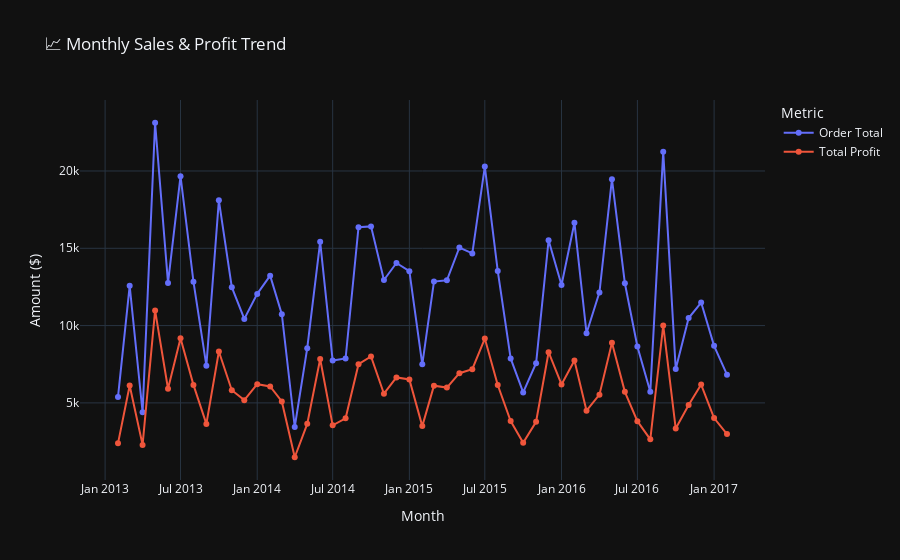

Write notebook code for a chart like this one.
### Code cell
import plotly.express as px
import pandas as pd

# فرض میکنیم ستون 'Order Date' از نوع datetime هست
df['Order Month'] = df['Order Date'].dt.to_period('M').astype(str)

# محاسبه مجموع فروش و سود در هر ماه
monthly = df.groupby('Order Month')[['Order Total','Total Profit']].sum().reset_index()

# ساخت نمودار خطی اینترکتیو
fig = px.line(
    monthly,
    x='Order Month',
    y=['Order Total', 'Total Profit'],
    markers=True,
    title='📈 Monthly Sales & Profit Trend',
    labels={'value': 'Amount ($)', 'Order Month': 'Month'},
)

# ظاهر بهتر محور و عنوانها
fig.update_layout(
    xaxis_title='Month',
    yaxis_title='Amount ($)',
    legend_title='Metric',
    template='plotly_dark',
    hovermode='x unified'
)

# هاور فقط با عدد (بدون ماه و بدون متن اضافی)
fig.data[0].hovertemplate = '$%{y:,.2f}<extra></extra>'
fig.data[1].hovertemplate = '$%{y:,.2f}<extra></extra>'

fig.show()

### Figure 1 — Plotly figure (JSON) as saved in the notebook; plotly's stock layout.template omitted (floating-point values rounded to 4 significant figures)
{"data": [{"hovertemplate": "$%{y:,.2f}<extra></extra>", "legendgroup": "Order Total", "line": {"color": "#636efa", "dash": "solid"}, "marker": {"symbol": "circle"}, "mode": "lines+markers", "name": "Order Total", "orientation": "v", "showlegend": true, "type": "scatter", "x": ["2013-02", "2013-03", "2013-04", "2013-05", "2013-06", "2013-07", "2013-08", "2013-09", "2013-10", "2013-11", "2013-12", "2014-01", "2014-02", "2014-03", "2014-04", "2014-05", "2014-06", "2014-07", "2014-08", "2014-09", "2014-10", "2014-11", "2014-12", "2015-01", "2015-02", "2015-03", "2015-04", "2015-05", "2015-06", "2015-07", "2015-08", "2015-09", "2015-10", "2015-11", "2015-12", "2016-01", "2016-02", "2016-03", "2016-04", "2016-05", "2016-06", "2016-07", "2016-08", "2016-09", "2016-10", "2016-11", "2016-12", "2017-01", "2017-02"], "xaxis": "x", "y": [5383.0, 12570.0, 4394.0, 23120.0, 12760.0, 19670.0, 12840.0, 7406.0, 18110.0, 12490.0, 10430.0, 12050.0, 13230.0, 10730.0, 3440.0, 8541.0, 15420.0, 7741.0, 7872.0, 16370.0, 16420.0, 12950.0, 14050.0, 13520.0, 7498.0, 12850.0, 12930.0, 15050.0, 14670.0, 20290.0, 13540.0, 7877.0, 5677.0, 7563.0, 15520.0, 12630.0, 16650.0, 9505.0, 12150.0, 19470.0, 12740.0, 8644.0, 5715.0, 21250.0, 7197.0, 10490.0, 11490.0, 8688.0, 6824.0], "yaxis": "y"}, {"hovertemplate": "$%{y:,.2f}<extra></extra>", "legendgroup": "Total Profit", "line": {"color": "#EF553B", "dash": "solid"}, "marker": {"symbol": "circle"}, "mode": "lines+markers", "name": "Total Profit", "orientation": "v", "showlegend": true, "type": "scatter", "x": ["2013-02", "2013-03", "2013-04", "2013-05", "2013-06", "2013-07", "2013-08", "2013-09", "2013-10", "2013-11", "2013-12", "2014-01", "2014-02", "2014-03", "2014-04", "2014-05", "2014-06", "2014-07", "2014-08", "2014-09", "2014-10", "2014-11", "2014-12", "2015-01", "2015-02", "2015-03", "2015-04", "2015-05", "2015-06", "2015-07", "2015-08", "2015-09", "2015-10", "2015-11", "2015-12", "2016-01", "2016-02", "2016-03", "2016-04", "2016-05", "2016-06", "2016-07", "2016-08", "2016-09", "2016-10", "2016-11", "2016-12", "2017-01", "2017-02"], "xaxis": "x", "y": [2384.0, 6130.0, 2284.0, 10980.0, 5914.0, 9178.0, 6165.0, 3642.0, 8325.0, 5817.0, 5178.0, 6210.0, 6062.0, 5096.0, 1484.0, 3643.0, 7839.0, 3548.0, 4003.0, 7504.0, 8000.0, 5593.0, 6646.0, 6518.0, 3498.0, 6113.0, 5992.0, 6920.0, 7177.0, 9161.0, 6156.0, 3827.0, 2418.0, 3778.0, 8277.0, 6195.0, 7747.0, 4498.0, 5534.0, 8885.0, 5715.0, 3818.0, 2641.0, 10010.0, 3339.0, 4858.0, 6187.0, 4017.0, 2980.0], "yaxis": "y"}], "layout": {"hovermode": "x unified", "legend": {"title": {"text": "Metric"}, "tracegroupgap": 0}, "title": {"text": "📈 Monthly Sales & Profit Trend"}, "xaxis": {"anchor": "y", "domain": [0, 1], "title": {"text": "Month"}}, "yaxis": {"anchor": "x", "domain": [0, 1], "title": {"text": "Amount ($)"}}}}
